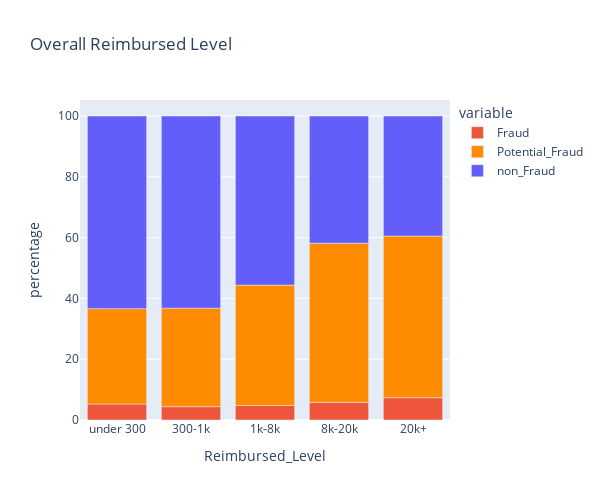

This figure's notebook cell:
### Code cell
fig1 = reim.plot.bar(x='Reimbursed_Level', y=['Fraud',
                                            'Potential_Fraud',
                                            'non_Fraud'], 
                    title="Overall Reimbursed Level",
                    color_discrete_map={'non_Fraud':'#635EFA', 
                                                   'Potential_Fraud': '#FF8C00',
                                           'Fraud':'#EF553B'}, width=600, height=500,
                    labels={
                     "value": "percentage"
                 })
fig1.show()

### Figure 1 — Plotly figure (JSON) as saved in the notebook; plotly's stock layout.template omitted (floating-point values rounded to 4 significant figures)
{"data": [{"alignmentgroup": "True", "hovertemplate": "variable=Fraud<br>Reimbursed_Level=%{x}<br>percentage=%{y}<extra></extra>", "legendgroup": "Fraud", "marker": {"color": "#EF553B"}, "name": "Fraud", "offsetgroup": "Fraud", "orientation": "v", "showlegend": true, "textposition": "auto", "type": "bar", "x": ["under 300", "300-1k", "1k-8k", "8k-20k", "20k+"], "xaxis": "x", "y": [5.272, 4.387, 4.768, 5.816, 7.334], "yaxis": "y"}, {"alignmentgroup": "True", "hovertemplate": "variable=Potential_Fraud<br>Reimbursed_Level=%{x}<br>percentage=%{y}<extra></extra>", "legendgroup": "Potential_Fraud", "marker": {"color": "#FF8C00"}, "name": "Potential_Fraud", "offsetgroup": "Potential_Fraud", "orientation": "v", "showlegend": true, "textposition": "auto", "type": "bar", "x": ["under 300", "300-1k", "1k-8k", "8k-20k", "20k+"], "xaxis": "x", "y": [31.36, 32.4, 39.6, 52.34, 53.18], "yaxis": "y"}, {"alignmentgroup": "True", "hovertemplate": "variable=non_Fraud<br>Reimbursed_Level=%{x}<br>percentage=%{y}<extra></extra>", "legendgroup": "non_Fraud", "marker": {"color": "#635EFA"}, "name": "non_Fraud", "offsetgroup": "non_Fraud", "orientation": "v", "showlegend": true, "textposition": "auto", "type": "bar", "x": ["under 300", "300-1k", "1k-8k", "8k-20k", "20k+"], "xaxis": "x", "y": [63.36, 63.21, 55.63, 41.84, 39.49], "yaxis": "y"}], "layout": {"barmode": "relative", "height": 500, "legend": {"title": {"text": "variable"}, "tracegroupgap": 0}, "title": {"text": "Overall Reimbursed Level"}, "width": 600, "xaxis": {"anchor": "y", "domain": [0, 1], "title": {"text": "Reimbursed_Level"}}, "yaxis": {"anchor": "x", "domain": [0, 1], "title": {"text": "percentage"}}}}
